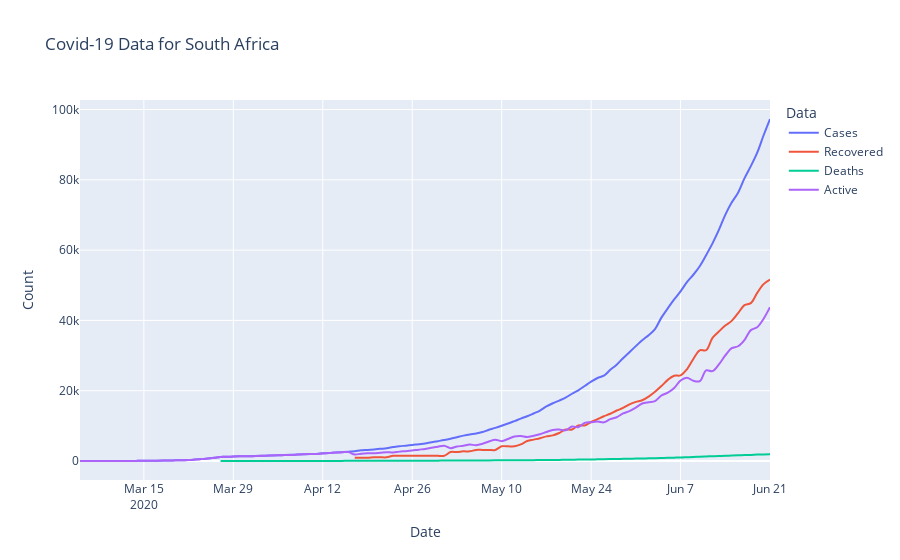

The notebook cell this image was saved under:
### Code cell
fig2 = px.line(state_wide_plotly, x='Date', y='Count', color='Data',
              title='Covid-19 Data for South Africa', line_shape='spline')
fig2.update_traces(hovertemplate=None)
fig2.update_layout(hovermode="x")
fig2.show()
